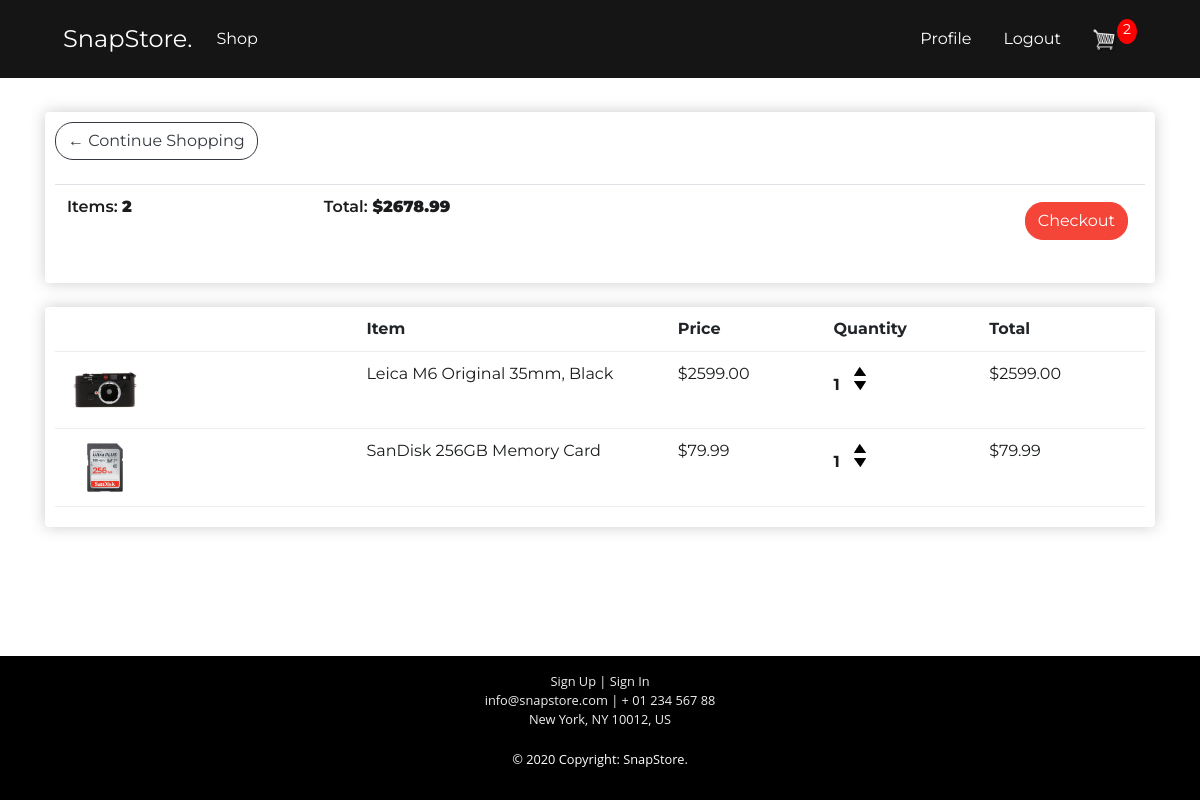
The app's page /cart/ (signed in) with its own data.
### store/models.py (models this page shows, shortened)
class Order(models.Model):
	customer = models.ForeignKey(Customer, on_delete=models.SET_NULL, null=True, blank=True)
	date_ordered = models.DateTimeField(auto_now_add=True)
	complete = models.BooleanField(default=False)
	transaction_id = models.CharField(max_length=200, null=True)
	@property
	def get_cart_total(self):
		orderitems = self.orderitem_set.all()
		total = sum([item.get_total for item in orderitems])
		return total
	@property
	def get_cart_items(self):
		orderitems = self.orderitem_set.all()
		total = sum([item.quantity for item in orderitems])
		return total

class OrderItem(models.Model):
	product = models.ForeignKey(Product, on_delete=models.SET_NULL, null=True)
	order = models.ForeignKey(Order, on_delete=models.SET_NULL, null=True)
	quantity = models.IntegerField(default=0, null=True, blank=True)
	date_added = models.DateTimeField(auto_now_add=True)
	@property
	def get_total(self):
		total = self.product.price * self.quantity
		return total

class Product(models.Model):
	categories = [
			('1', 'Cameras'),
			('2', 'Accessories'),
			('3', 'New Arrivals'),
		]
	name = models.CharField(max_length=200, null=True)
	price = models.DecimalField(max_digits=7, decimal_places=2)
	digital = models.BooleanField(default=False, null=True, blank=False)
	image = models.ImageField(null=True, blank=True)
	description = models.TextField()
	category = models.CharField(max_length=1, choices=categories)
	most_popular = models.BooleanField(default=False)
	@property
	def imageURL(self):
		try:
			url = self.image.url
		except:
			url = ''
		return url

### store/views.py (the view)
# urls.py: path('cart/', views.cart, name="cart"),
def cart(request):
	data = cartData(request)
	cartItems = data['cartItems']
	order = data['order']
	items = data['items']
	context = {'items':items, 'order':order, 'cartItems': cartItems}
	return render(request, 'store/cart.html', context)

### store/utils.py (called while the page is built)
def cartData(request):
	if request.user.is_authenticated:
		customer = request.user.customer
		order, created = Order.objects.get_or_create(customer=customer, complete=False)
		items = order.orderitem_set.all()
		cartItems = order.get_cart_items
	else:
		cookieData = cookieCart(request)
		cartItems = cookieData['cartItems']
		order = cookieData['order']
		items = cookieData['items']
	return {'cartItems': cartItems, 'order': order, 'items': items}

### store/templates/store/cart.html
{% extends "store/main.html"%}
{% load static %}
{% block content %}
<div class="container mt-4">
	<div class="row">
		<div class="col-lg-12">
			<div class="box-element">
				<a  class="btn btn-outline-dark" href="{% url 'store' %}">&#x2190; Continue Shopping</a>
				<br>
				<br>
				<table class="table">
					<tr>
						<th><h5>Items: <strong>{{ order.get_cart_items }}</strong></h5></th>
						<th><h5>Total:<strong> ${{ order.get_cart_total|floatformat:2 }}</strong></h5></th>
						<th>
							<a  style="float:right; margin:5px;" class="btn btn-success" href="{% url 'checkout' %}">Checkout</a>
						</th>
					</tr>
				</table>
			</div>
			<br>
			<div class="box-element mb-5">
				<div class="cart-row">
					<div style="flex:2"></div>
					<div style="flex:2"><strong>Item</strong></div>
					<div style="flex:1"><strong>Price</strong></div>
					<div style="flex:1"><strong>Quantity</strong></div>
					<div style="flex:1"><strong>Total</strong></div>
				</div>
				{% for item in items %}
				<div class="cart-row">
					<div style="flex:2"><img class="row-image" src="{{ item.product.imageURL }}"></div>
					<div style="flex:2"><p>{{ item.product.name }}</p></div>
					<div style="flex:1"><p>${{ item.product.price|floatformat:2 }}</p></div>
					<div style="flex:1">
						<p class="quantity">{{ item.quantity }}</p>
						<div class="quantity">
							<img data-product="{{item.product.id}}" data-action="add" class="chg-quantity update-cart" src="{% static  'images/arrow_up.png' %}">
							<img data-product="{{item.product.id}}" data-action="remove" class="chg-quantity update-cart" src="{% static  'images/arrow_down.png' %}">
						</div>
					</div>
					<div style="flex:1"><p>${{ item.get_total }}</p></div>
				</div>
				{% endfor %}
			</div>
		</div>
	</div>
</div>
{% endblock content %}

### static/css/main.css (style rules this page uses)
html { position: relative; min-height: 100%; }
body { background: #ffffff; font-family: "Montserrat", sans-serif; padding: 0 0 8rem 0; }
h5 { font-family: "Montserrat", sans-serif; font-weight: 600; color: #1a1c1e; font-size: 1rem; }
p { color: #1a1c1e; font-family: "Montserrat", sans-serif; }
.box-element { box-shadow:hsl(0, 0%, 80%) 0 0 16px; background-color: #fff; border-radius: 4px; padding: 10px; }
.col-lg-4, .col-lg-6, .col-lg-8, .col-lg-12 { margin-top: 10px; }
.btn { border-radius: 0; }
.btn-success { color: white!important; background-color: #f54438; border-color: #f54438; border-radius: 18px; }
.btn-outline-dark { border-radius: 18px; }
.row-image { width: 100px; }
.cart-row { display: flex; align-items: flex-stretch; padding-bottom: 10px; margin-bottom: 10px; border-bottom: 1px solid #ececec; }
.quantity { display: inline-block; font-weight: 700; padding-right:10px; }
.chg-quantity { width: 12px; cursor: pointer; display: block; margin-top: 5px; transition:.1s; }

### records on screen
Order: get_cart_items "2", get_cart_total "2678.99"
OrderItem: product.imageURL (picture), product.name "Leica M6 Original 35mm, Black", product.price "2599.00", quantity "1", get_total "2599.00"
OrderItem: product.imageURL (picture), product.name "SanDisk 256GB Memory Card", product.price "79.99", quantity "1", get_total "79.99"

### other values on screen
{{ cartItems }} "2"
